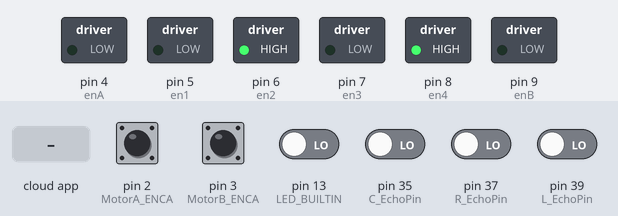
A sketch run on a simulated Arduino Mega 2560, built with avr-gcc and run on an emulated ATmega2560. On the bench: switched loads named in the sketch (green lamp = pin HIGH). Inputs (shaded band) come from the test bench; at power-on: pin 2 (MotorA_ENCA), pin 3 (MotorB_ENCA) HIGH, pin 13 (LED_BUILTIN), pin 35 (C_EchoPin), pin 37 (R_EchoPin), pin 39 (L_EchoPin) LOW. The ROS host is connected and sends only what is stated; pins used as bus, display or sensor lines are not drawn.

Above: at 1.2 s.
1.3 s: the phone or cloud app sets set_A_speed to 45
At 7.2 s:
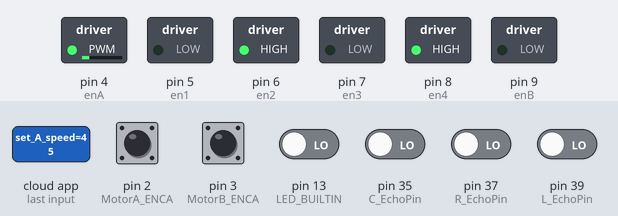
7.5 s: the phone or cloud app sets set_B_speed to 45
At 12.5 s:
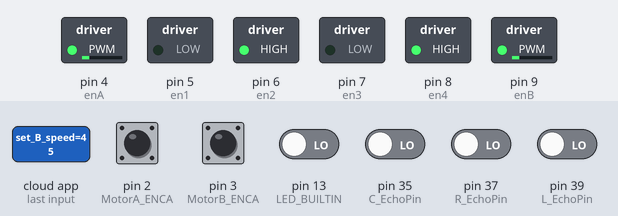
13.6 s: the phone or cloud app sets set_A_speed to 0
At 18.7 s:
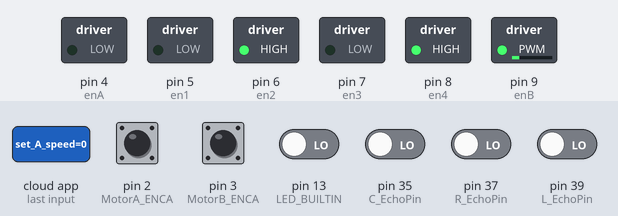
19.6 s: the phone or cloud app sets set_B_speed to 90
At 24.9 s:
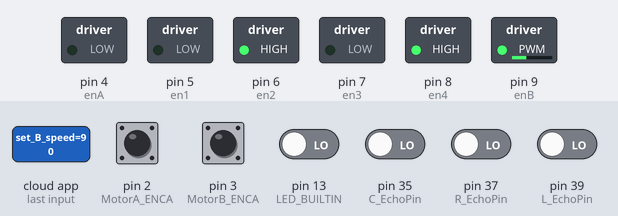
25.7 s: the phone or cloud app sets set_A_speed to 90
At 31.2 s:
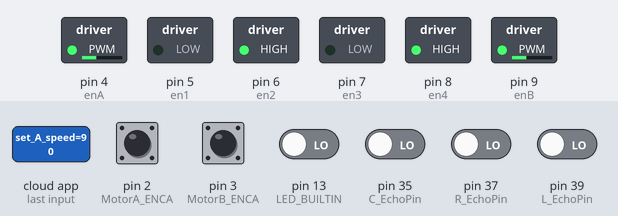
31.7 s: the phone or cloud app sets set_B_speed to 0
At 37.4 s:
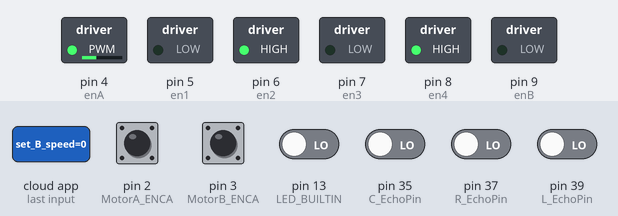
Timing chart, 0 to 38.8 s (numbered marks = the images above; inputs shaded):
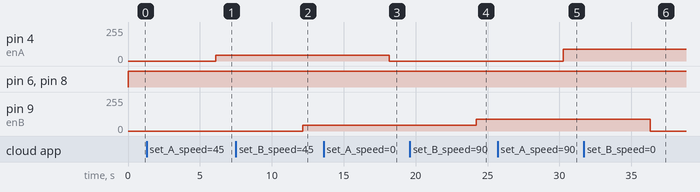

The sketch:

AtomBot_firmware_Version_1.0.ino
```cpp
//Name: AtomBot_firmware_Version:1.0

//Author: Daniel Maithya

//ROS-Arduino code for publishing sensor data and subscribing to motor commands

////////////////////////////////////////////////////////////////////////////////////
//                        Start: Header files
////////////////////////////////////////////////////////////////////////////////////
#include <ros.h>
#include <std_msgs/Int32.h>
#include <std_msgs/Bool.h>

#include <std_msgs/Float32.h>

////////////////////////////////////////////////////////////////////////////////////
//                        End: Header files
////////////////////////////////////////////////////////////////////////////////////


////////////////////////////////////////////////////////////////////////////////////
//                        Start: Arduino pins
////////////////////////////////////////////////////////////////////////////////////
//Motor, Encoder and ultrasonic sensor pin definition
//Encoder outputs for motor A connections
#define MotorA_ENCA 2
#define MotorA_ENCB 20
//Encoder outputs for motor B connections
#define MotorB_ENCA 3
#define MotorB_ENCB 21

//Defining Servo motor and ultrasonic sensor connected pins
#define C_TrigPin 33 //Centre Ultrasonic sensor
#define C_EchoPin 35
#define L_TrigPin 38 //Left Ultrasonic sensor
#define L_EchoPin 39
#define R_TrigPin 36 //Right Ultrasonic sensor
#define R_EchoPin 37

//Motor driver connections for motor A
int enA = 4; //PWM Signal for motor A
int en1 = 5;
int en2 = 6;

//Motor driver connections for motor B
int enB = 9; //PWM Signal for motor B
int en3 = 7;
int en4 = 8;

////////////////////////////////////////////////////////////////////////////////////
//                        End: Arduino pins
////////////////////////////////////////////////////////////////////////////////////


////////////////////////////////////////////////////////////////////////////////////
//                        Start: Global variables
////////////////////////////////////////////////////////////////////////////////////
//Global variables to store the number of counts of the encoders
  volatile int pulsesA = 0;
  volatile int pulsesB = 0;

  //Left and right speed
  int motorA_speed = 0, motorB_speed = 0;

  //Direction flag for encoder
  int A_direction = 1;
  int B_direction = 1;

  //Ultrasonic sensor distances
  float C_distance = 0;
  float L_distance = 0;
  float R_distance = 0;

  // The value will quickly become too large for an int to store
  unsigned long previousMillis = 0;

  // Loop frequency: 100 ms
  const long interval = 50;

/////////////////////////////////////////////////////////////////////////////////////
//                        End: Global variables
/////////////////////////////////////////////////////////////////////////////////////


/////////////////////////////////////////////////////////////////////////////////////
//                        Start: ROS Staff, variables, functions, nodes, objects
/////////////////////////////////////////////////////////////////////////////////////
  //ROS Node handle
  ros::NodeHandle  nh;

/////////////////////////////////////////////////////////////////////////////////////////

  //Callback functions for subscribers
  // motor A velocity command callback function definition
  void A_speed_callback(const std_msgs::Int32 &msg)
    {
      //upon callback blink the built-in led and set the motor speed
      digitalWrite(LED_BUILTIN, HIGH-digitalRead(LED_BUILTIN));   // blink the led
      motorA_speed = msg.data;
    }

  // motor B velocity command callback function definition
  void B_speed_callback(const std_msgs::Int32& msg)  // cmd_vel callback function definition
    {
      digitalWrite(LED_BUILTIN, HIGH-digitalRead(LED_BUILTIN));   // blink the led
      motorB_speed = msg.data;
    }

  void reset_callback(const std_msgs::Bool &msg)
    {
      motorA_speed = 0;
      motorB_speed = 0;

      pulsesA = 0;
      pulsesB = 0;
    }

///////////////////////////////////////////////////////////////////////////////////////////

  //Publisher for motors A and B encoder pulses
  //Motor A encoder publisher
  std_msgs::Int32 A_enc_msg;
  ros::Publisher A_enc_pub("A_encPulses", &A_enc_msg);

  //Motor B encoder publisher
  std_msgs::Int32 B_enc_msg;
  ros::Publisher B_enc_pub("B_encPulses", &B_enc_msg);

  //Ultrasonic sensor readings Publishers
  //Left ultrasonic sensor distance publisher
  std_msgs::Float32 L_ultrasonic_msg;
  ros::Publisher L_distance_pub("L_obstacle_distance", &L_ultrasonic_msg);

  //Right ultrasonic sensor distance publisher
  std_msgs::Float32 R_ultrasonic_msg;
  ros::Publisher R_distance_pub("R_obstacle_distance", &R_ultrasonic_msg);

  //Centre ultrasonic sensor distance publisher
  std_msgs::Float32 C_ultrasonic_msg;
  ros::Publisher C_distance_pub("C_obstacle_distance", &C_ultrasonic_msg);

///////////////////////////////////////////////////////////////////////////////////////////

  //Subscribers for motors A and B speeds
  // creation of subscriber object sub for recieving the cmd_vel
  ros::Subscriber<std_msgs::Int32> A_speed_sub("set_A_speed",&A_speed_callback);

  // creation of subscriber object sub for recieving the cmd_vel
  ros::Subscriber<std_msgs::Int32> B_speed_sub("set_B_speed",&B_speed_callback);

  // creation of subscriber object sub for recieving the cmd_vel
  ros::Subscriber<std_msgs::Bool> reset_sub("reset", &reset_callback);

  //Mapping function one range to another range
  float mapFloat(float value, float fromLow, float fromHigh, float toLow, float toHigh)
    {
      return (value - fromLow) * (toHigh - toLow) / (fromHigh - fromLow) + toLow;
    }

/////////////////////////////////////////////////////////////////////////////////////
//                        End: ROS Staff, variables, functions, nodes, objects
/////////////////////////////////////////////////////////////////////////////////////


/////////////////////////////////////////////////////////////////////////////////////
//                        Start: Motor drive and encoder functions
/////////////////////////////////////////////////////////////////////////////////////
  //Setting encoder pins as interrupts

  void setup_wheelencoder()
  {
    //Setting encoder output for motor A and B ENCA to trigger an interrupt
    //then call a function
    attachInterrupt(digitalPinToInterrupt(MotorA_ENCA),readEncoderA,RISING);
    attachInterrupt(digitalPinToInterrupt(MotorB_ENCA),readEncoderB,RISING);

  }

  void update_Motor()
  {

    //If A speed is greater than zero
    if(motorA_speed >= 0)
    {
      digitalWrite (en1, LOW);
      digitalWrite (en2, HIGH);

      analogWrite(enA,abs(motorA_speed));

      //forward direction
      A_direction = 1;

    }
    else
    {
      digitalWrite (en1, HIGH);
      digitalWrite (en2, LOW);

      analogWrite(enA,abs(motorA_speed));

      //Reverse direction
      A_direction = -1;
    }

    //If B speed is greater than zero
    if(motorB_speed >= 0)
    {
      digitalWrite (en4, HIGH);
      digitalWrite (en3, LOW);
      analogWrite(enB,abs(motorB_speed));

      //Forward direction
      B_direction = 1;
    }
    else
    {
      digitalWrite (en4, LOW);
      digitalWrite (en3, HIGH);
      analogWrite(enB,abs(motorB_speed));

      //Reverse direction
      B_direction = -1;
    }

  }

/////////////////////////////////////////////////////////////////////////////////////
//                        End: Motor drive and encoder functions
/////////////////////////////////////////////////////////////////////////////////////


/////////////////////////////////////////////////////////////////////////////////////
//                        Start: Other functions
/////////////////////////////////////////////////////////////////////////////////////
  //Encoder Pulse counters
  //Pulse counter for motor A encoder
  void readEncoderA()
    {
      pulsesA = pulsesA + A_direction;

    }

  //Pulse counter for motor B encoder
  void readEncoderB()
    {
      pulsesB = pulsesB + B_direction;

    }

  //Read ultrasonic sensor values and publish
  float UltraRead(int trigPin, int echoPin){
    //Triger the ultrasonic sensor low
    digitalWrite(trigPin, LOW);
    delayMicroseconds(2);

    //Triger the ultrasonic sensor High and delay for 10 micro-seconds
    digitalWrite(trigPin, HIGH);
    delayMicroseconds(10);

    //Calculate distance from object
    long duration = pulseIn(echoPin, HIGH);
    // Expression to calculate distance using time
    int distance = duration * 0.0344 / 2;

    return distance;
  }

/////////////////////////////////////////////////////////////////////////////////////
//                        End: Other functions
/////////////////////////////////////////////////////////////////////////////////////


void setup()
{
  /////////////////////////////////////////////////////////////////////////////////////
  //                        Start: Setup ROS Stuff
  /////////////////////////////////////////////////////////////////////////////////////
    //Setting Serial1 and bluetooth as default serial port for communication via Bluetooth
    nh.getHardware()->setPort(&Serial1);
    nh.getHardware()->setBaud(9600);

    //Initialize ROS node
    nh.initNode();

    //Setup publishers
    nh.advertise(A_enc_pub);
    nh.advertise(B_enc_pub);
    nh.advertise(L_distance_pub);
    nh.advertise(R_distance_pub);
    nh.advertise(C_distance_pub);

    //Setup subscribers
    nh.subscribe(reset_sub);
    nh.subscribe(A_speed_sub);
    nh.subscribe(B_speed_sub);


  /////////////////////////////////////////////////////////////////////////////////////
  //                        End: ROS Stuff
  /////////////////////////////////////////////////////////////////////////////////////


  /////////////////////////////////////////////////////////////////////////////////////
  //                        Start: Setup arduino pins
  /////////////////////////////////////////////////////////////////////////////////////
    //setting up encoder pins for the motors as inputs to the microcontroller
    pinMode(MotorA_ENCA,INPUT);
    pinMode(MotorA_ENCB,INPUT);
    pinMode(MotorB_ENCA,INPUT);
    pinMode(MotorB_ENCB,INPUT);

    //Setting up pins connected to motor driver as outputs
    pinMode(enA,OUTPUT);
    pinMode(en1,OUTPUT);
    pinMode(en2,OUTPUT);
    pinMode(en3,OUTPUT);
    pinMode(en4,OUTPUT);
    pinMode(enB,OUTPUT);

    //setting ultrasonic sensor pins
    pinMode(C_TrigPin, OUTPUT);
    pinMode(C_EchoPin, INPUT);
    pinMode(L_TrigPin, OUTPUT);
    pinMode(L_EchoPin, INPUT);
    pinMode(R_TrigPin, OUTPUT);
    pinMode(R_EchoPin, INPUT);

    /*
    //Setting Led pins and buzzer pin
    pinMode(Green_led_R, OUTPUT);
    pinMode(Green_led_L, OUTPUT);
    pinMode(Red_led, OUTPUT);
    pinMode(Yellow_led, OUTPUT);
    pinMode(Buzzer, OUTPUT);
    */

    //Setup wheel encoders
    setup_wheelencoder();

  /////////////////////////////////////////////////////////////////////////////////////
  //                        End: Setup arduino pins
  /////////////////////////////////////////////////////////////////////////////////////

}

void loop()
{


  //To publish encoder data and ultrasonic sensor data in 10Hz
  //Time interval is = (1/10hz) = 0.1 s = (0.1 * )
  unsigned long currentMillis = millis();

  if (currentMillis - previousMillis >= interval)
    {
      previousMillis = currentMillis;

      //Getting the encoder pulses
      A_enc_msg.data = pulsesA;
      B_enc_msg.data = pulsesB;

      //Getting the ultasonic sensor distances
      C_distance = UltraRead(C_TrigPin, C_EchoPin);
      L_distance = UltraRead(L_TrigPin, L_EchoPin);
      R_distance = UltraRead(R_TrigPin, R_EchoPin);

      //equating the read distances to the publisher variables
      C_ultrasonic_msg.data = C_distance;
      L_ultrasonic_msg.data = C_distance;
      R_ultrasonic_msg.data = C_distance;

      //publishing encoder pulses
      A_enc_pub.publish(&A_enc_msg);
      B_enc_pub.publish(&B_enc_msg);

      //publishing obstacle distances
      C_distance_pub.publish(&C_ultrasonic_msg);
      L_distance_pub.publish(&L_ultrasonic_msg);
      R_distance_pub.publish(&R_ultrasonic_msg);


    }

  update_Motor();
  nh.spinOnce();

  delay(20);
}
```

Measured:
- after the input at 1.3 s, pin 4 (enA): 0/255 → 45/255 after 4.8 s
- after the input at 7.5 s, pin 9 (enB): 0/255 → 45/255 after 4.6 s
- after the input at 13.6 s, pin 4 (enA): 45/255 → 0/255 after 4.6 s
- after the input at 19.6 s, pin 9 (enB): 45/255 → 90/255 after 4.6 s
- after the input at 25.7 s, pin 4 (enA): 0/255 → 90/255 after 4.6 s
- after the input at 31.7 s, pin 9 (enB): 90/255 → 0/255 after 4.6 s
